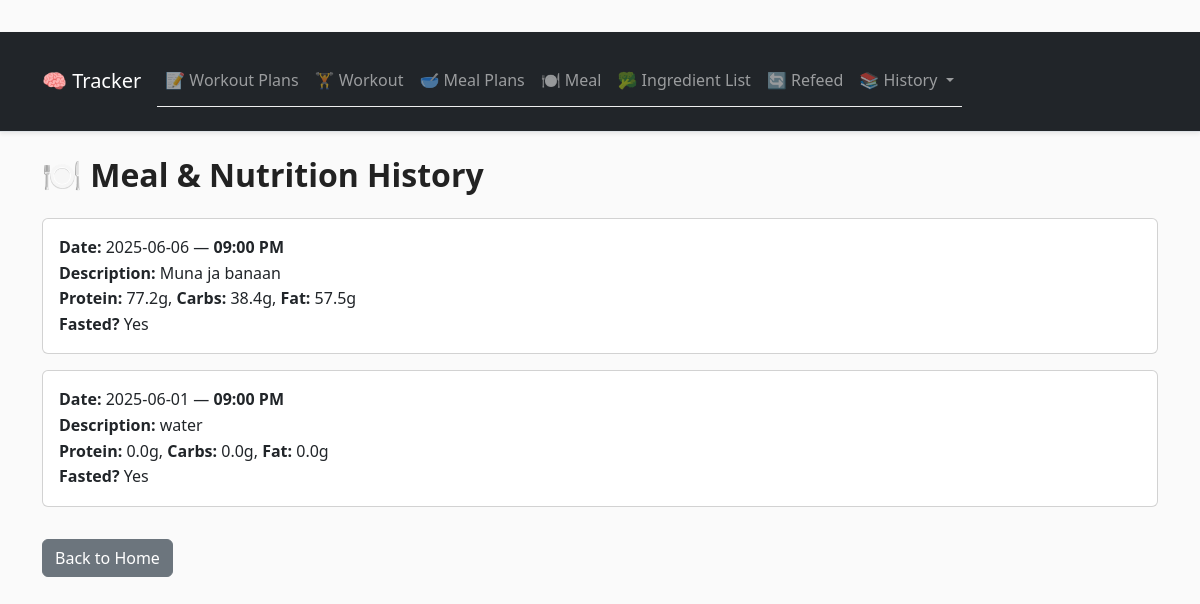
Page /meals/history on the earlier database version.
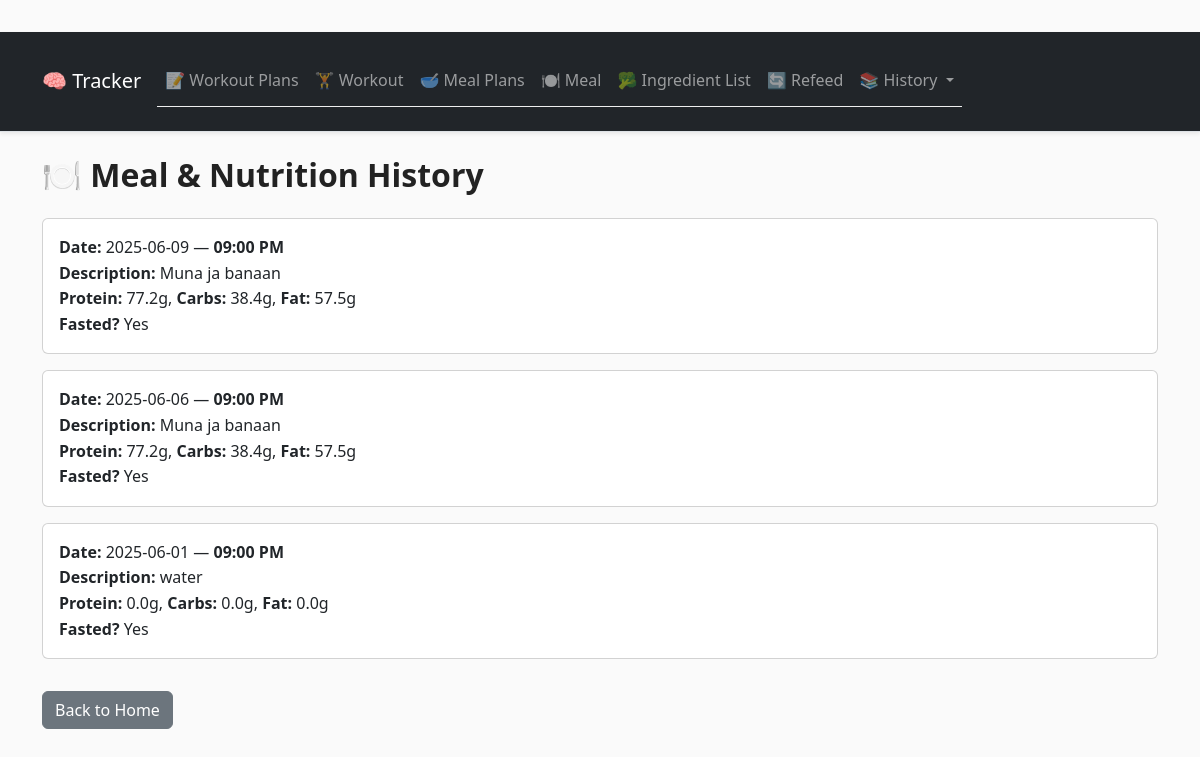
Same page on the later database version.
### tables this page shows
CREATE TABLE meals (
                id INTEGER PRIMARY KEY AUTOINCREMENT,
                date TEXT,
                meal_time TEXT,
                description TEXT,
                protein REAL,
                carbs REAL,
                fat REAL,
                fasted TEXT
            );

### blueprints/meals.py (the view)
@meals_bp.route("/history")
def meal_history():
    with get_connection() as conn:
        rows = conn.execute(
            "SELECT * FROM meals ORDER BY date DESC, id DESC"
        ).fetchall()
    return render_template("meal_history.html", meals=rows)

### database.py (called while the page is built)
def get_connection():
    conn = sqlite3.connect(DB_PATH)
    conn.row_factory = sqlite3.Row
    return conn

### templates/meal_history.html
{% extends "base.html" %}
{% block content %}
<h2 class="mb-4">🍽️ Meal & Nutrition History</h2>
{% for m in meals %}
  <div class="card mb-3">
    <div class="card-body">
      <strong>Date:</strong> {{ m.date }} — <strong>{{ m.meal_time }}</strong><br>
      <strong>Description:</strong> {{ m.description }}<br>
      <strong>Protein:</strong> {{ m.protein }}g,
      <strong>Carbs:</strong> {{ m.carbs }}g,
      <strong>Fat:</strong> {{ m.fat }}g<br>
      <strong>Fasted?</strong> {{ m.fasted }}
    </div>
  </div>
{% endfor %}
<a href="{{ url_for('index') }}" class="btn btn-secondary mt-3">Back to Home</a>
{% endblock %}

### templates/base.html (shortened to what this page needs)
<!DOCTYPE html>
<html lang="en">
<head>
  <link href="https://cdn.jsdelivr.net/npm/bootstrap@5.3.6/dist/css/bootstrap.min.css" rel="stylesheet">
  <link rel="stylesheet" href="/static/style.css" />
</head>
<body>
    <header class="bg-dark text-light py-3 mb-4 border-bottom shadow-sm">
        <div class="container">
            <nav class="navbar navbar-expand-lg navbar-dark">
                <a class="navbar-brand" href="{{ url_for('index') }}">🧠 Tracker</a>
                <div class="collapse navbar-collapse" id="navbarNavDropdown">
                    <ul class="navbar-nav">
                        <li class="nav-item">
                            <a class="nav-link" href="{{ url_for('workout_plans.plans_index') }}">📝 Workout Plans</a>
                        </li>
                        <li class="nav-item">
                            <a class="nav-link" href="{{ url_for('workouts.log_workout') }}">🏋️ Workout</a>
                        </li>
                        <li class="nav-item">
                            <a class="nav-link" href="{{ url_for('meal_plans.meals_index') }}">🥣 Meal Plans</a>
                        </li>
                        <li class="nav-item">
                            <a class="nav-link" href="{{ url_for('meals.log_meal') }}">🍽️ Meal</a>
                        </li>
                        <li class="nav-item">
                            <a class="nav-link" href="{{ url_for('ingredients.manage_ingredients') }}">🥦 Ingredient List</a>
                        </li>
                        <li class="nav-item">
                            <a class="nav-link" href="{{ url_for('refeed.refeed') }}">🔄 Refeed</a>
                        </li>
                        <li class="nav-item dropdown">
                            <a class="nav-link dropdown-toggle" href="#" id="historyDropdown" role="button" data-bs-toggle="dropdown" aria-expanded="false">
                                📚 History
                            </a>
                        </li>
                    </ul>
                </div>
            </nav>
        </div>
    </header>
    <main class="container">
        {% block content %}{% endblock %}
    </main>
</body>
</html>

### static/style.css (style rules this page uses)
body { font-family: 'Segoe UI', Roboto, sans-serif; background-color: #fafafa; color: #333; line-height: 1.6; padding-top: 2rem; }
h2, h3, h4 { font-weight: 600; color: #222; margin-bottom: 0.75rem; }
ul { list-style: none; padding-left: 0; }
li { padding: 0.25rem 0; border-bottom: 1px solid #eee; }

Differences in the rows shown:
added meals: date "2025-06-09", meal_time "09:00 PM", description "Muna ja banaan", protein "77.2", carbs "38.4", fat "57.5", fasted "Yes"
